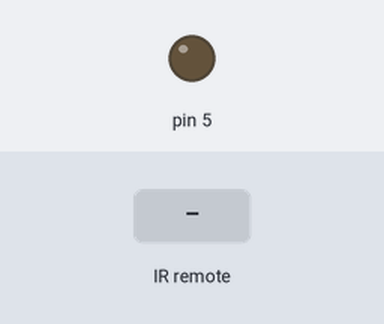
Simulated run of this sketch. Board: Arduino Uno, built with avr-gcc and run on an emulated ATmega328P. Parts: output pins drawn as LEDs (lit = HIGH). Inputs (shaded band) come from the test bench.

Above: at 1.2 s.
1.3 s: infrared code 0x9716BE3F received
At 2.5 s:
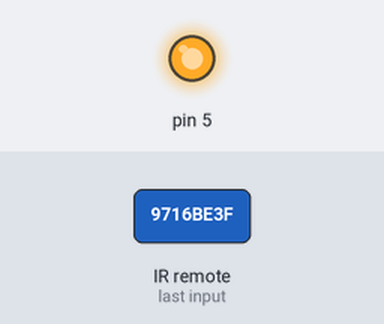
2.8 s: infrared code 0xC101E57B received
At 3.9 s:
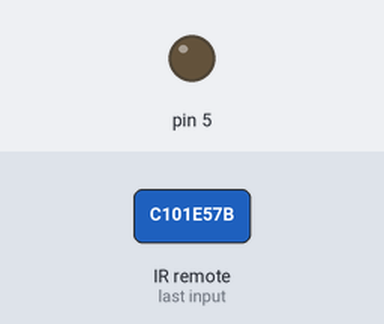
Timing chart, 0 to 5.8 s (numbered marks = the images above; inputs shaded):
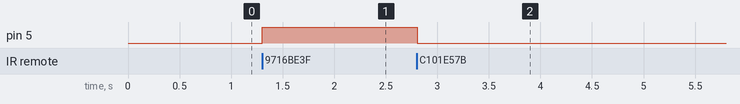

Measured:
- after the input at 1.3 s, pin 5: LOW → HIGH at once
- after the input at 2.8 s, pin 5: HIGH → LOW at once

The sketch:

Lamp_IR_Control.ino
```cpp
// (licence header left out)
#include <IRremote.h>

int RECV_PIN = 11;

IRrecv irrecv(RECV_PIN);

decode_results results;

void setup()
{
  Serial.begin(9600);
  irrecv.enableIRIn(); // Start the receiver
  pinMode(5, OUTPUT);
}

void loop() {
  if (irrecv.decode(&results)) {
    //Serial.println(results.value);
    if (results.value == 3238126971)
    {
      digitalWrite(5, LOW);
    }
    if (results.value == 2534850111)
    {
      digitalWrite(5, HIGH);
    }
    irrecv.resume(); // Receive the next value
  }
  delay(100);
}
```
